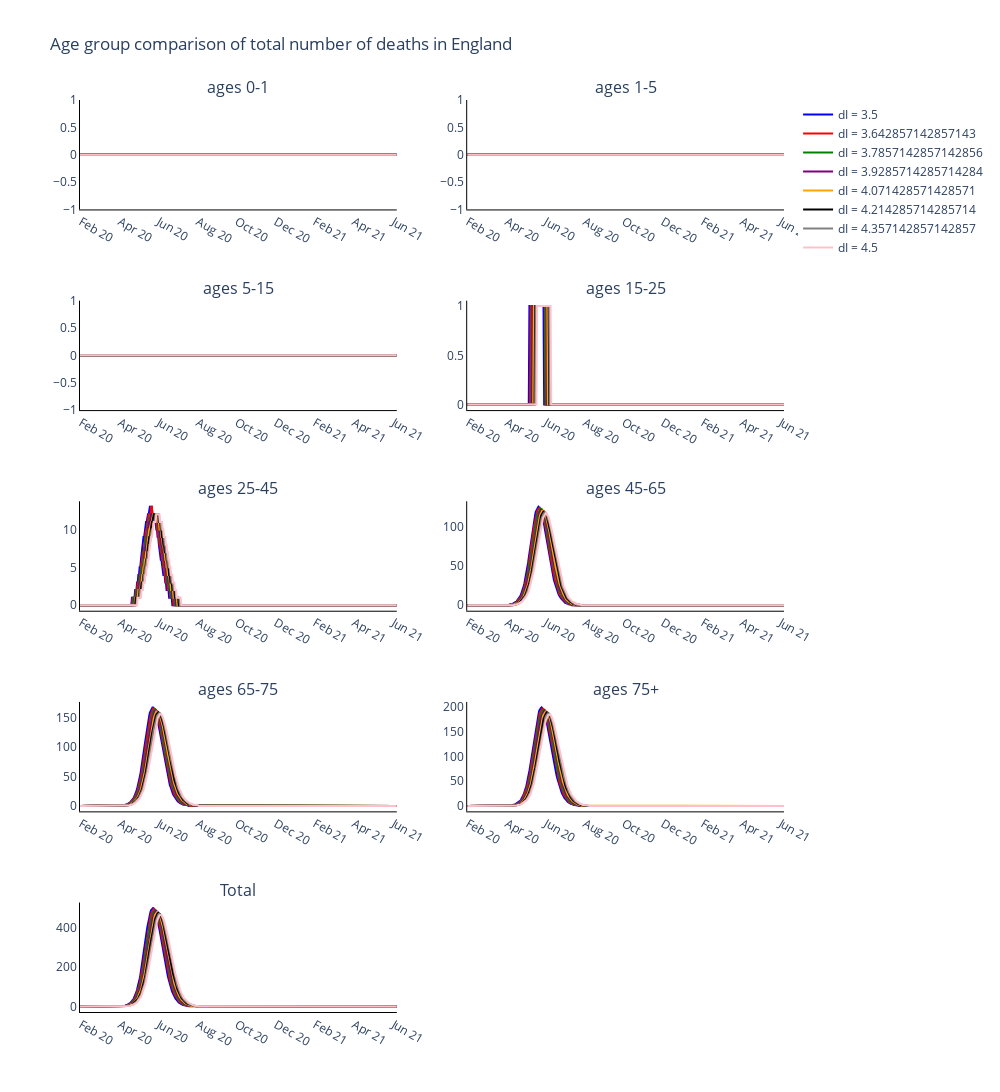

Source (notebook cell):
### Code cell
# Trace names - represent the solver used for the simulation
trace_name = ['dI = {}'.format(d_i) for d_i in dIs]

fig = go.Figure()

fig = make_subplots(
    rows=int(np.ceil((len(age_groups)+1)/2)), cols=2, subplot_titles=tuple(['ages {}'.format(age) for age in age_groups] + ['Total'])
)

# Plot (bar chart cases each day)
for id, d_i in enumerate(dIs):
    for a, age in enumerate(age_groups):
        if a == 0: 
            fig.add_trace(
                go.Scatter(
                    x=times[1:],
                    y=deaths_data[id][:, a].tolist(),
                    line_color=colours[id],
                    name=trace_name[id]
                ),
                row= int(np.floor(a / 2)) + 1,
                col= a % 2 + 1
            )

        else:
            fig.add_trace(
                go.Scatter(
                    x=times[1:],
                    y=deaths_data[id][:, a].tolist(),
                    showlegend=False,
                    line_color=colours[id],
                    name=trace_name[id]
                ),
                row= int(np.floor(a / 2)) + 1,
                col= a % 2 + 1
            )

    fig.add_trace(
        go.Scatter(
            x=times[1:],
            y=deaths_data[id].sum(axis=1).tolist(),
            showlegend=False,
            line_color=colours[id],
            name=trace_name[id]
        ),
        row= int(np.ceil((len(age_groups)+1)/2)),
        col= 1
    )

# Add axis labels
fig.update_layout(
    boxmode='group',
    title='Age group comparison of total number of deaths in England', 
    height=1200,
    width=1000,
    plot_bgcolor='white',
    xaxis=dict(
        linecolor='black',
        tickvals=np.arange(3, total_days, 61).tolist(),
        ticktext=['Feb 20', 'Apr 20', 'Jun 20', 'Aug 20', 'Oct 20', 'Dec 20', 'Feb 21', 'Apr 21', 'Jun 21']),
    yaxis=dict(linecolor='black'),
    xaxis2=dict(
        linecolor='black',
        tickvals=np.arange(3, total_days, 61).tolist(),
        ticktext=['Feb 20', 'Apr 20', 'Jun 20', 'Aug 20', 'Oct 20', 'Dec 20', 'Feb 21', 'Apr 21', 'Jun 21']),
    yaxis2=dict(linecolor='black'),
    xaxis3=dict(
        linecolor='black',
        tickvals=np.arange(3, total_days, 61).tolist(),
        ticktext=['Feb 20', 'Apr 20', 'Jun 20', 'Aug 20', 'Oct 20', 'Dec 20', 'Feb 21', 'Apr 21', 'Jun 21']),
    yaxis3=dict(linecolor='black'),
    xaxis4=dict(
        linecolor='black',
        tickvals=np.arange(3, total_days, 61).tolist(),
        ticktext=['Feb 20', 'Apr 20', 'Jun 20', 'Aug 20', 'Oct 20', 'Dec 20', 'Feb 21', 'Apr 21', 'Jun 21']),
    yaxis4=dict(linecolor='black'),
    xaxis5=dict(
        linecolor='black',
        tickvals=np.arange(3, total_days, 61).tolist(),
        ticktext=['Feb 20', 'Apr 20', 'Jun 20', 'Aug 20', 'Oct 20', 'Dec 20', 'Feb 21', 'Apr 21', 'Jun 21']),
    yaxis5=dict(linecolor='black'),
    xaxis6=dict(
        linecolor='black',
        tickvals=np.arange(3, total_days, 61).tolist(),
        ticktext=['Feb 20', 'Apr 20', 'Jun 20', 'Aug 20', 'Oct 20', 'Dec 20', 'Feb 21', 'Apr 21', 'Jun 21']),
    yaxis6=dict(linecolor='black'),
    xaxis7=dict(
        linecolor='black',
        tickvals=np.arange(3, total_days, 61).tolist(),
        ticktext=['Feb 20', 'Apr 20', 'Jun 20', 'Aug 20', 'Oct 20', 'Dec 20', 'Feb 21', 'Apr 21', 'Jun 21']),
    yaxis7=dict(linecolor='black'),
    xaxis8=dict(
        linecolor='black',
        tickvals=np.arange(3, total_days, 61).tolist(),
        ticktext=['Feb 20', 'Apr 20', 'Jun 20', 'Aug 20', 'Oct 20', 'Dec 20', 'Feb 21', 'Apr 21', 'Jun 21']),
    yaxis8=dict(linecolor='black'),
    xaxis9=dict(
        linecolor='black',
        tickvals=np.arange(3, total_days, 61).tolist(),
        ticktext=['Feb 20', 'Apr 20', 'Jun 20', 'Aug 20', 'Oct 20', 'Dec 20', 'Feb 21', 'Apr 21', 'Jun 21']),
    yaxis9=dict(linecolor='black'))

fig.write_image('images/Deaths_dI.pdf')
fig.show()

### Figure 1 — Plotly figure (JSON) as saved in the notebook; plotly's stock layout.template omitted (floating-point values rounded to 4 significant figures; data arrays with more than 128 entries replaced by an {"elided": "..."} marker saying what was removed)
{"data": [{"line": {"color": "blue"}, "name": "dI = 3.5", "type": "scatter", "x": {"elided": "495 int values"}, "xaxis": "x", "y": {"elided": "496 int values"}, "yaxis": "y"}, {"line": {"color": "blue"}, "name": "dI = 3.5", "showlegend": false, "type": "scatter", "x": {"elided": "495 int values"}, "xaxis": "x2", "y": {"elided": "496 int values"}, "yaxis": "y2"}, {"line": {"color": "blue"}, "name": "dI = 3.5", "showlegend": false, "type": "scatter", "x": {"elided": "495 int values"}, "xaxis": "x3", "y": {"elided": "496 int values"}, "yaxis": "y3"}, {"line": {"color": "blue"}, "name": "dI = 3.5", "showlegend": false, "type": "scatter", "x": {"elided": "495 int values"}, "xaxis": "x4", "y": {"elided": "496 int values"}, "yaxis": "y4"}, {"line": {"color": "blue"}, "name": "dI = 3.5", "showlegend": false, "type": "scatter", "x": {"elided": "495 int values"}, "xaxis": "x5", "y": {"elided": "496 int values"}, "yaxis": "y5"}, {"line": {"color": "blue"}, "name": "dI = 3.5", "showlegend": false, "type": "scatter", "x": {"elided": "495 int values"}, "xaxis": "x6", "y": {"elided": "496 int values"}, "yaxis": "y6"}, {"line": {"color": "blue"}, "name": "dI = 3.5", "showlegend": false, "type": "scatter", "x": {"elided": "495 int values"}, "xaxis": "x7", "y": {"elided": "496 int values"}, "yaxis": "y7"}, {"line": {"color": "blue"}, "name": "dI = 3.5", "showlegend": false, "type": "scatter", "x": {"elided": "495 int values"}, "xaxis": "x8", "y": {"elided": "496 int values"}, "yaxis": "y8"}, {"line": {"color": "blue"}, "name": "dI = 3.5", "showlegend": false, "type": "scatter", "x": {"elided": "495 int values"}, "xaxis": "x9", "y": {"elided": "496 int values"}, "yaxis": "y9"}, {"line": {"color": "red"}, "name": "dI = 3.642857142857143", "type": "scatter", "x": {"elided": "495 int values"}, "xaxis": "x", "y": {"elided": "496 int values"}, "yaxis": "y"}, {"line": {"color": "red"}, "name": "dI = 3.642857142857143", "showlegend": false, "type": "scatter", "x": {"elided": "495 int values"}, "xaxis": "x2", "y": {"elided": "496 int values"}, "yaxis": "y2"}, {"line": {"color": "red"}, "name": "dI = 3.642857142857143", "showlegend": false, "type": "scatter", "x": {"elided": "495 int values"}, "xaxis": "x3", "y": {"elided": "496 int values"}, "yaxis": "y3"}, {"line": {"color": "red"}, "name": "dI = 3.642857142857143", "showlegend": false, "type": "scatter", "x": {"elided": "495 int values"}, "xaxis": "x4", "y": {"elided": "496 int values"}, "yaxis": "y4"}, {"line": {"color": "red"}, "name": "dI = 3.642857142857143", "showlegend": false, "type": "scatter", "x": {"elided": "495 int values"}, "xaxis": "x5", "y": {"elided": "496 int values"}, "yaxis": "y5"}, {"line": {"color": "red"}, "name": "dI = 3.642857142857143", "showlegend": false, "type": "scatter", "x": {"elided": "495 int values"}, "xaxis": "x6", "y": {"elided": "496 int values"}, "yaxis": "y6"}, {"line": {"color": "red"}, "name": "dI = 3.642857142857143", "showlegend": false, "type": "scatter", "x": {"elided": "495 int values"}, "xaxis": "x7", "y": {"elided": "496 int values"}, "yaxis": "y7"}, {"line": {"color": "red"}, "name": "dI = 3.642857142857143", "showlegend": false, "type": "scatter", "x": {"elided": "495 int values"}, "xaxis": "x8", "y": {"elided": "496 int values"}, "yaxis": "y8"}, {"line": {"color": "red"}, "name": "dI = 3.642857142857143", "showlegend": false, "type": "scatter", "x": {"elided": "495 int values"}, "xaxis": "x9", "y": {"elided": "496 int values"}, "yaxis": "y9"}, {"line": {"color": "green"}, "name": "dI = 3.7857142857142856", "type": "scatter", "x": {"elided": "495 int values"}, "xaxis": "x", "y": {"elided": "496 int values"}, "yaxis": "y"}, {"line": {"color": "green"}, "name": "dI = 3.7857142857142856", "showlegend": false, "type": "scatter", "x": {"elided": "495 int values"}, "xaxis": "x2", "y": {"elided": "496 int values"}, "yaxis": "y2"}, {"line": {"color": "green"}, "name": "dI = 3.7857142857142856", "showlegend": false, "type": "scatter", "x": {"elided": "495 int values"}, "xaxis": "x3", "y": {"elided": "496 int values"}, "yaxis": "y3"}, {"line": {"color": "green"}, "name": "dI = 3.7857142857142856", "showlegend": false, "type": "scatter", "x": {"elided": "495 int values"}, "xaxis": "x4", "y": {"elided": "496 int values"}, "yaxis": "y4"}, {"line": {"color": "green"}, "name": "dI = 3.7857142857142856", "showlegend": false, "type": "scatter", "x": {"elided": "495 int values"}, "xaxis": "x5", "y": {"elided": "496 int values"}, "yaxis": "y5"}, {"line": {"color": "green"}, "name": "dI = 3.7857142857142856", "showlegend": false, "type": "scatter", "x": {"elided": "495 int values"}, "xaxis": "x6", "y": {"elided": "496 int values"}, "yaxis": "y6"}, {"line": {"color": "green"}, "name": "dI = 3.7857142857142856", "showlegend": false, "type": "scatter", "x": {"elided": "495 int values"}, "xaxis": "x7", "y": {"elided": "496 int values"}, "yaxis": "y7"}, {"line": {"color": "green"}, "name": "dI = 3.7857142857142856", "showlegend": false, "type": "scatter", "x": {"elided": "495 int values"}, "xaxis": "x8", "y": {"elided": "496 int values"}, "yaxis": "y8"}, {"line": {"color": "green"}, "name": "dI = 3.7857142857142856", "showlegend": false, "type": "scatter", "x": {"elided": "495 int values"}, "xaxis": "x9", "y": {"elided": "496 int values"}, "yaxis": "y9"}, {"line": {"color": "purple"}, "name": "dI = 3.9285714285714284", "type": "scatter", "x": {"elided": "495 int values"}, "xaxis": "x", "y": {"elided": "496 int values"}, "yaxis": "y"}, {"line": {"color": "purple"}, "name": "dI = 3.9285714285714284", "showlegend": false, "type": "scatter", "x": {"elided": "495 int values"}, "xaxis": "x2", "y": {"elided": "496 int values"}, "yaxis": "y2"}, {"line": {"color": "purple"}, "name": "dI = 3.9285714285714284", "showlegend": false, "type": "scatter", "x": {"elided": "495 int values"}, "xaxis": "x3", "y": {"elided": "496 int values"}, "yaxis": "y3"}, {"line": {"color": "purple"}, "name": "dI = 3.9285714285714284", "showlegend": false, "type": "scatter", "x": {"elided": "495 int values"}, "xaxis": "x4", "y": {"elided": "496 int values"}, "yaxis": "y4"}, {"line": {"color": "purple"}, "name": "dI = 3.9285714285714284", "showlegend": false, "type": "scatter", "x": {"elided": "495 int values"}, "xaxis": "x5", "y": {"elided": "496 int values"}, "yaxis": "y5"}, {"line": {"color": "purple"}, "name": "dI = 3.9285714285714284", "showlegend": false, "type": "scatter", "x": {"elided": "495 int values"}, "xaxis": "x6", "y": {"elided": "496 int values"}, "yaxis": "y6"}, {"line": {"color": "purple"}, "name": "dI = 3.9285714285714284", "showlegend": false, "type": "scatter", "x": {"elided": "495 int values"}, "xaxis": "x7", "y": {"elided": "496 int values"}, "yaxis": "y7"}, {"line": {"color": "purple"}, "name": "dI = 3.9285714285714284", "showlegend": false, "type": "scatter", "x": {"elided": "495 int values"}, "xaxis": "x8", "y": {"elided": "496 int values"}, "yaxis": "y8"}, {"line": {"color": "purple"}, "name": "dI = 3.9285714285714284", "showlegend": false, "type": "scatter", "x": {"elided": "495 int values"}, "xaxis": "x9", "y": {"elided": "496 int values"}, "yaxis": "y9"}, {"line": {"color": "orange"}, "name": "dI = 4.071428571428571", "type": "scatter", "x": {"elided": "495 int values"}, "xaxis": "x", "y": {"elided": "496 int values"}, "yaxis": "y"}, {"line": {"color": "orange"}, "name": "dI = 4.071428571428571", "showlegend": false, "type": "scatter", "x": {"elided": "495 int values"}, "xaxis": "x2", "y": {"elided": "496 int values"}, "yaxis": "y2"}, {"line": {"color": "orange"}, "name": "dI = 4.071428571428571", "showlegend": false, "type": "scatter", "x": {"elided": "495 int values"}, "xaxis": "x3", "y": {"elided": "496 int values"}, "yaxis": "y3"}, {"line": {"color": "orange"}, "name": "dI = 4.071428571428571", "showlegend": false, "type": "scatter", "x": {"elided": "495 int values"}, "xaxis": "x4", "y": {"elided": "496 int values"}, "yaxis": "y4"}, {"line": {"color": "orange"}, "name": "dI = 4.071428571428571", "showlegend": false, "type": "scatter", "x": {"elided": "495 int values"}, "xaxis": "x5", "y": {"elided": "496 int values"}, "yaxis": "y5"}, {"line": {"color": "orange"}, "name": "dI = 4.071428571428571", "showlegend": false, "type": "scatter", "x": {"elided": "495 int values"}, "xaxis": "x6", "y": {"elided": "496 int values"}, "yaxis": "y6"}, {"line": {"color": "orange"}, "name": "dI = 4.071428571428571", "showlegend": false, "type": "scatter", "x": {"elided": "495 int values"}, "xaxis": "x7", "y": {"elided": "496 int values"}, "yaxis": "y7"}, {"line": {"color": "orange"}, "name": "dI = 4.071428571428571", "showlegend": false, "type": "scatter", "x": {"elided": "495 int values"}, "xaxis": "x8", "y": {"elided": "496 int values"}, "yaxis": "y8"}, {"line": {"color": "orange"}, "name": "dI = 4.071428571428571", "showlegend": false, "type": "scatter", "x": {"elided": "495 int values"}, "xaxis": "x9", "y": {"elided": "496 int values"}, "yaxis": "y9"}, {"line": {"color": "black"}, "name": "dI = 4.214285714285714", "type": "scatter", "x": {"elided": "495 int values"}, "xaxis": "x", "y": {"elided": "496 int values"}, "yaxis": "y"}, {"line": {"color": "black"}, "name": "dI = 4.214285714285714", "showlegend": false, "type": "scatter", "x": {"elided": "495 int values"}, "xaxis": "x2", "y": {"elided": "496 int values"}, "yaxis": "y2"}, {"line": {"color": "black"}, "name": "dI = 4.214285714285714", "showlegend": false, "type": "scatter", "x": {"elided": "495 int values"}, "xaxis": "x3", "y": {"elided": "496 int values"}, "yaxis": "y3"}, {"line": {"color": "black"}, "name": "dI = 4.214285714285714", "showlegend": false, "type": "scatter", "x": {"elided": "495 int values"}, "xaxis": "x4", "y": {"elided": "496 int values"}, "yaxis": "y4"}, {"line": {"color": "black"}, "name": "dI = 4.214285714285714", "showlegend": false, "type": "scatter", "x": {"elided": "495 int values"}, "xaxis": "x5", "y": {"elided": "496 int values"}, "yaxis": "y5"}, {"line": {"color": "black"}, "name": "dI = 4.214285714285714", "showlegend": false, "type": "scatter", "x": {"elided": "495 int values"}, "xaxis": "x6", "y": {"elided": "496 int values"}, "yaxis": "y6"}, {"line": {"color": "black"}, "name": "dI = 4.214285714285714", "showlegend": false, "type": "scatter", "x": {"elided": "495 int values"}, "xaxis": "x7", "y": {"elided": "496 int values"}, "yaxis": "y7"}, {"line": {"color": "black"}, "name": "dI = 4.214285714285714", "showlegend": false, "type": "scatter", "x": {"elided": "495 int values"}, "xaxis": "x8", "y": {"elided": "496 int values"}, "yaxis": "y8"}, {"line": {"color": "black"}, "name": "dI = 4.214285714285714", "showlegend": false, "type": "scatter", "x": {"elided": "495 int values"}, "xaxis": "x9", "y": {"elided": "496 int values"}, "yaxis": "y9"}, {"line": {"color": "gray"}, "name": "dI = 4.357142857142857", "type": "scatter", "x": {"elided": "495 int values"}, "xaxis": "x", "y": {"elided": "496 int values"}, "yaxis": "y"}, {"line": {"color": "gray"}, "name": "dI = 4.357142857142857", "showlegend": false, "type": "scatter", "x": {"elided": "495 int values"}, "xaxis": "x2", "y": {"elided": "496 int values"}, "yaxis": "y2"}, {"line": {"color": "gray"}, "name": "dI = 4.357142857142857", "showlegend": false, "type": "scatter", "x": {"elided": "495 int values"}, "xaxis": "x3", "y": {"elided": "496 int values"}, "yaxis": "y3"}, {"line": {"color": "gray"}, "name": "dI = 4.357142857142857", "showlegend": false, "type": "scatter", "x": {"elided": "495 int values"}, "xaxis": "x4", "y": {"elided": "496 int values"}, "yaxis": "y4"}, {"line": {"color": "gray"}, "name": "dI = 4.357142857142857", "showlegend": false, "type": "scatter", "x": {"elided": "495 int values"}, "xaxis": "x5", "y": {"elided": "496 int values"}, "yaxis": "y5"}, {"line": {"color": "gray"}, "name": "dI = 4.357142857142857", "showlegend": false, "type": "scatter", "x": {"elided": "495 int values"}, "xaxis": "x6", "y": {"elided": "496 int values"}, "yaxis": "y6"}, {"line": {"color": "gray"}, "name": "dI = 4.357142857142857", "showlegend": false, "type": "scatter", "x": {"elided": "495 int values"}, "xaxis": "x7", "y": {"elided": "496 int values"}, "yaxis": "y7"}, {"line": {"color": "gray"}, "name": "dI = 4.357142857142857", "showlegend": false, "type": "scatter", "x": {"elided": "495 int values"}, "xaxis": "x8", "y": {"elided": "496 int values"}, "yaxis": "y8"}, {"line": {"color": "gray"}, "name": "dI = 4.357142857142857", "showlegend": false, "type": "scatter", "x": {"elided": "495 int values"}, "xaxis": "x9", "y": {"elided": "496 int values"}, "yaxis": "y9"}, {"line": {"color": "pink"}, "name": "dI = 4.5", "type": "scatter", "x": {"elided": "495 int values"}, "xaxis": "x", "y": {"elided": "496 int values"}, "yaxis": "y"}, {"line": {"color": "pink"}, "name": "dI = 4.5", "showlegend": false, "type": "scatter", "x": {"elided": "495 int values"}, "xaxis": "x2", "y": {"elided": "496 int values"}, "yaxis": "y2"}, {"line": {"color": "pink"}, "name": "dI = 4.5", "showlegend": false, "type": "scatter", "x": {"elided": "495 int values"}, "xaxis": "x3", "y": {"elided": "496 int values"}, "yaxis": "y3"}, {"line": {"color": "pink"}, "name": "dI = 4.5", "showlegend": false, "type": "scatter", "x": {"elided": "495 int values"}, "xaxis": "x4", "y": {"elided": "496 int values"}, "yaxis": "y4"}, {"line": {"color": "pink"}, "name": "dI = 4.5", "showlegend": false, "type": "scatter", "x": {"elided": "495 int values"}, "xaxis": "x5", "y": {"elided": "496 int values"}, "yaxis": "y5"}, {"line": {"color": "pink"}, "name": "dI = 4.5", "showlegend": false, "type": "scatter", "x": {"elided": "495 int values"}, "xaxis": "x6", "y": {"elided": "496 int values"}, "yaxis": "y6"}, {"line": {"color": "pink"}, "name": "dI = 4.5", "showlegend": false, "type": "scatter", "x": {"elided": "495 int values"}, "xaxis": "x7", "y": {"elided": "496 int values"}, "yaxis": "y7"}, {"line": {"color": "pink"}, "name": "dI = 4.5", "showlegend": false, "type": "scatter", "x": {"elided": "495 int values"}, "xaxis": "x8", "y": {"elided": "496 int values"}, "yaxis": "y8"}, {"line": {"color": "pink"}, "name": "dI = 4.5", "showlegend": false, "type": "scatter", "x": {"elided": "495 int values"}, "xaxis": "x9", "y": {"elided": "496 int values"}, "yaxis": "y9"}], "layout": {"annotations": [{"font": {"size": 16}, "showarrow": false, "text": "ages 0-1", "x": 0.225, "xanchor": "center", "xref": "paper", "y": 1, "yanchor": "bottom", "yref": "paper"}, {"font": {"size": 16}, "showarrow": false, "text": "ages 1-5", "x": 0.775, "xanchor": "center", "xref": "paper", "y": 1, "yanchor": "bottom", "yref": "paper"}, {"font": {"size": 16}, "showarrow": false, "text": "ages 5-15", "x": 0.225, "xanchor": "center", "xref": "paper", "y": 0.78, "yanchor": "bottom", "yref": "paper"}, {"font": {"size": 16}, "showarrow": false, "text": "ages 15-25", "x": 0.775, "xanchor": "center", "xref": "paper", "y": 0.78, "yanchor": "bottom", "yref": "paper"}, {"font": {"size": 16}, "showarrow": false, "text": "ages 25-45", "x": 0.225, "xanchor": "center", "xref": "paper", "y": 0.56, "yanchor": "bottom", "yref": "paper"}, {"font": {"size": 16}, "showarrow": false, "text": "ages 45-65", "x": 0.775, "xanchor": "center", "xref": "paper", "y": 0.56, "yanchor": "bottom", "yref": "paper"}, {"font": {"size": 16}, "showarrow": false, "text": "ages 65-75", "x": 0.225, "xanchor": "center", "xref": "paper", "y": 0.34, "yanchor": "bottom", "yref": "paper"}, {"font": {"size": 16}, "showarrow": false, "text": "ages 75+", "x": 0.775, "xanchor": "center", "xref": "paper", "y": 0.34, "yanchor": "bottom", "yref": "paper"}, {"font": {"size": 16}, "showarrow": false, "text": "Total", "x": 0.225, "xanchor": "center", "xref": "paper", "y": 0.12, "yanchor": "bottom", "yref": "paper"}], "boxmode": "group", "height": 1200, "plot_bgcolor": "white", "title": {"text": "Age group comparison of total number of deaths in England"}, "width": 1000, "xaxis": {"anchor": "y", "domain": [0, 0.45], "linecolor": "black", "ticktext": ["Feb 20", "Apr 20", "Jun 20", "Aug 20", "Oct 20", "Dec 20", "Feb 21", "Apr 21", "Jun 21"], "tickvals": [3, 64, 125, 186, 247, 308, 369, 430, 491]}, "xaxis10": {"anchor": "y10", "domain": [0.55, 1]}, "xaxis2": {"anchor": "y2", "domain": [0.55, 1], "linecolor": "black", "ticktext": ["Feb 20", "Apr 20", "Jun 20", "Aug 20", "Oct 20", "Dec 20", "Feb 21", "Apr 21", "Jun 21"], "tickvals": [3, 64, 125, 186, 247, 308, 369, 430, 491]}, "xaxis3": {"anchor": "y3", "domain": [0, 0.45], "linecolor": "black", "ticktext": ["Feb 20", "Apr 20", "Jun 20", "Aug 20", "Oct 20", "Dec 20", "Feb 21", "Apr 21", "Jun 21"], "tickvals": [3, 64, 125, 186, 247, 308, 369, 430, 491]}, "xaxis4": {"anchor": "y4", "domain": [0.55, 1], "linecolor": "black", "ticktext": ["Feb 20", "Apr 20", "Jun 20", "Aug 20", "Oct 20", "Dec 20", "Feb 21", "Apr 21", "Jun 21"], "tickvals": [3, 64, 125, 186, 247, 308, 369, 430, 491]}, "xaxis5": {"anchor": "y5", "domain": [0, 0.45], "linecolor": "black", "ticktext": ["Feb 20", "Apr 20", "Jun 20", "Aug 20", "Oct 20", "Dec 20", "Feb 21", "Apr 21", "Jun 21"], "tickvals": [3, 64, 125, 186, 247, 308, 369, 430, 491]}, "xaxis6": {"anchor": "y6", "domain": [0.55, 1], "linecolor": "black", "ticktext": ["Feb 20", "Apr 20", "Jun 20", "Aug 20", "Oct 20", "Dec 20", "Feb 21", "Apr 21", "Jun 21"], "tickvals": [3, 64, 125, 186, 247, 308, 369, 430, 491]}, "xaxis7": {"anchor": "y7", "domain": [0, 0.45], "linecolor": "black", "ticktext": ["Feb 20", "Apr 20", "Jun 20", "Aug 20", "Oct 20", "Dec 20", "Feb 21", "Apr 21", "Jun 21"], "tickvals": [3, 64, 125, 186, 247, 308, 369, 430, 491]}, "xaxis8": {"anchor": "y8", "domain": [0.55, 1], "linecolor": "black", "ticktext": ["Feb 20", "Apr 20", "Jun 20", "Aug 20", "Oct 20", "Dec 20", "Feb 21", "Apr 21", "Jun 21"], "tickvals": [3, 64, 125, 186, 247, 308, 369, 430, 491]}, "xaxis9": {"anchor": "y9", "domain": [0, 0.45], "linecolor": "black", "ticktext": ["Feb 20", "Apr 20", "Jun 20", "Aug 20", "Oct 20", "Dec 20", "Feb 21", "Apr 21", "Jun 21"], "tickvals": [3, 64, 125, 186, 247, 308, 369, 430, 491]}, "yaxis": {"anchor": "x", "domain": [0.88, 1], "linecolor": "black"}, "yaxis10": {"anchor": "x10", "domain": [0, 0.12]}, "yaxis2": {"anchor": "x2", "domain": [0.88, 1], "linecolor": "black"}, "yaxis3": {"anchor": "x3", "domain": [0.66, 0.78], "linecolor": "black"}, "yaxis4": {"anchor": "x4", "domain": [0.66, 0.78], "linecolor": "black"}, "yaxis5": {"anchor": "x5", "domain": [0.44, 0.56], "linecolor": "black"}, "yaxis6": {"anchor": "x6", "domain": [0.44, 0.56], "linecolor": "black"}, "yaxis7": {"anchor": "x7", "domain": [0.22, 0.34], "linecolor": "black"}, "yaxis8": {"anchor": "x8", "domain": [0.22, 0.34], "linecolor": "black"}, "yaxis9": {"anchor": "x9", "domain": [0, 0.12], "linecolor": "black"}}}
